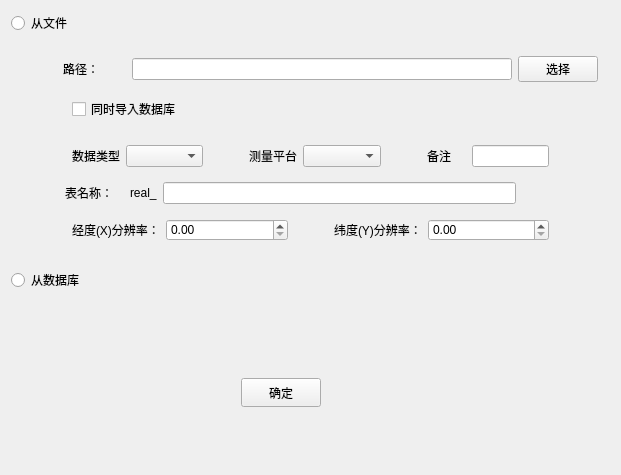
<?xml version="1.0" encoding="UTF-8"?>
<ui version="4.0">
 <class>ImportForm</class>
 <widget class="QWidget" name="ImportForm">
  <property name="geometry">
   <rect>
    <x>0</x>
    <y>0</y>
    <width>621</width>
    <height>475</height>
   </rect>
  </property>
  <property name="windowTitle">
   <string>导入数据</string>
  </property>
  <property name="windowIcon">
   <iconset resource="icons.qrc">
    <normaloff>:/icons/import.svg</normaloff>:/icons/import.svg</iconset>
  </property>
  <layout class="QHBoxLayout" name="horizontalLayout_2">
   <item>
    <layout class="QVBoxLayout" name="verticalLayout" stretch="1,0,1,3">
     <item>
      <widget class="QRadioButton" name="radioButton_2">
       <property name="text">
        <string>从文件</string>
       </property>
      </widget>
     </item>
     <item>
      <widget class="QGroupBox" name="groupBox">
       <property name="styleSheet">
        <string notr="true">QGroupBox#groupBox{padding-top:15px; 
margin-top:-15px;
border: 0px solid transparent;}</string>
       </property>
       <property name="title">
        <string/>
       </property>
       <layout class="QVBoxLayout" name="verticalLayout_2">
        <item>
         <layout class="QHBoxLayout" name="horizontalLayout" stretch="0,1,6,1">
          <property name="spacing">
           <number>6</number>
          </property>
          <property name="leftMargin">
           <number>0</number>
          </property>
          <property name="rightMargin">
           <number>0</number>
          </property>
          <item>
           <spacer name="horizontalSpacer_2">
            <property name="orientation">
             <enum>Qt::Horizontal</enum>
            </property>
            <property name="sizeHint" stdset="0">
             <size>
              <width>40</width>
              <height>20</height>
             </size>
            </property>
           </spacer>
          </item>
          <item>
           <widget class="QLabel" name="label">
            <property name="text">
             <string>路径：</string>
            </property>
           </widget>
          </item>
          <item>
           <widget class="QLineEdit" name="lineEdit_path">
            <property name="styleSheet">
             <string notr="true">border-color: rgb(0, 0, 0);</string>
            </property>
           </widget>
          </item>
          <item>
           <widget class="QPushButton" name="pushButton_choose">
            <property name="text">
             <string>选择</string>
            </property>
           </widget>
          </item>
         </layout>
        </item>
        <item>
         <widget class="QWidget" name="shujuku" native="true">
          <layout class="QHBoxLayout" name="horizontalLayout_4" stretch="0,0,0">
           <item>
            <spacer name="horizontalSpacer_4">
             <property name="orientation">
              <enum>Qt::Horizontal</enum>
             </property>
             <property name="sizeType">
              <enum>QSizePolicy::Minimum</enum>
             </property>
             <property name="sizeHint" stdset="0">
              <size>
               <width>40</width>
               <height>20</height>
              </size>
             </property>
            </spacer>
           </item>
           <item>
            <widget class="QCheckBox" name="checkBox">
             <property name="text">
              <string>同时导入数据库</string>
             </property>
            </widget>
           </item>
           <item>
            <spacer name="horizontalSpacer_5">
             <property name="orientation">
              <enum>Qt::Horizontal</enum>
             </property>
             <property name="sizeHint" stdset="0">
              <size>
               <width>40</width>
               <height>20</height>
              </size>
             </property>
            </spacer>
           </item>
          </layout>
         </widget>
        </item>
        <item>
         <widget class="QWidget" name="shuxing" native="true">
          <layout class="QHBoxLayout" name="horizontalLayout_5" stretch="0,1,2,0,1,2,0,1,2,0">
           <item>
            <spacer name="horizontalSpacer_11">
             <property name="orientation">
              <enum>Qt::Horizontal</enum>
             </property>
             <property name="sizeHint" stdset="0">
              <size>
               <width>40</width>
               <height>20</height>
              </size>
             </property>
            </spacer>
           </item>
           <item>
            <widget class="QLabel" name="label_4">
             <property name="text">
              <string>数据类型</string>
             </property>
            </widget>
           </item>
           <item>
            <widget class="QComboBox" name="comboBox_datatype">
             <property name="currentText">
              <string/>
             </property>
             <property name="currentIndex">
              <number>-1</number>
             </property>
            </widget>
           </item>
           <item>
            <spacer name="horizontalSpacer_6">
             <property name="orientation">
              <enum>Qt::Horizontal</enum>
             </property>
             <property name="sizeHint" stdset="0">
              <size>
               <width>40</width>
               <height>20</height>
              </size>
             </property>
            </spacer>
           </item>
           <item>
            <widget class="QLabel" name="label_5">
             <property name="text">
              <string>测量平台</string>
             </property>
            </widget>
           </item>
           <item>
            <widget class="QComboBox" name="comboBox_platform"/>
           </item>
           <item>
            <spacer name="horizontalSpacer_7">
             <property name="orientation">
              <enum>Qt::Horizontal</enum>
             </property>
             <property name="sizeHint" stdset="0">
              <size>
               <width>40</width>
               <height>20</height>
              </size>
             </property>
            </spacer>
           </item>
           <item>
            <widget class="QLabel" name="label_6">
             <property name="text">
              <string>备注</string>
             </property>
            </widget>
           </item>
           <item>
            <widget class="QLineEdit" name="lineEdit_3"/>
           </item>
           <item>
            <spacer name="horizontalSpacer_12">
             <property name="orientation">
              <enum>Qt::Horizontal</enum>
             </property>
             <property name="sizeHint" stdset="0">
              <size>
               <width>40</width>
               <height>20</height>
              </size>
             </property>
            </spacer>
           </item>
          </layout>
         </widget>
        </item>
        <item>
         <layout class="QHBoxLayout" name="horizontalLayout_3" stretch="0,1,0,6,1">
          <property name="spacing">
           <number>6</number>
          </property>
          <property name="leftMargin">
           <number>2</number>
          </property>
          <property name="rightMargin">
           <number>2</number>
          </property>
          <item>
           <spacer name="horizontalSpacer_3">
            <property name="orientation">
             <enum>Qt::Horizontal</enum>
            </property>
            <property name="sizeHint" stdset="0">
             <size>
              <width>40</width>
              <height>20</height>
             </size>
            </property>
           </spacer>
          </item>
          <item>
           <widget class="QLabel" name="label_2">
            <property name="text">
             <string>表名称：</string>
            </property>
           </widget>
          </item>
          <item>
           <widget class="QLabel" name="label_3">
            <property name="sizePolicy">
             <sizepolicy hsizetype="Expanding" vsizetype="Preferred">
              <horstretch>0</horstretch>
              <verstretch>0</verstretch>
             </sizepolicy>
            </property>
            <property name="text">
             <string>real_</string>
            </property>
           </widget>
          </item>
          <item>
           <widget class="QLineEdit" name="lineEdit_tablename">
            <property name="sizePolicy">
             <sizepolicy hsizetype="Expanding" vsizetype="Fixed">
              <horstretch>0</horstretch>
              <verstretch>0</verstretch>
             </sizepolicy>
            </property>
            <property name="maxLength">
             <number>20</number>
            </property>
           </widget>
          </item>
          <item>
           <spacer name="horizontalSpacer">
            <property name="orientation">
             <enum>Qt::Horizontal</enum>
            </property>
            <property name="sizeType">
             <enum>QSizePolicy::Minimum</enum>
            </property>
            <property name="sizeHint" stdset="0">
             <size>
              <width>80</width>
              <height>20</height>
             </size>
            </property>
           </spacer>
          </item>
         </layout>
        </item>
        <item>
         <widget class="QWidget" name="widget_dxdy" native="true">
          <property name="minimumSize">
           <size>
            <width>0</width>
            <height>0</height>
           </size>
          </property>
          <layout class="QHBoxLayout" name="horizontalLayout_6" stretch="0,1,6,0,1,6,0">
           <item>
            <spacer name="horizontalSpacer_8">
             <property name="orientation">
              <enum>Qt::Horizontal</enum>
             </property>
             <property name="sizeHint" stdset="0">
              <size>
               <width>40</width>
               <height>20</height>
              </size>
             </property>
            </spacer>
           </item>
           <item>
            <widget class="QLabel" name="label_7">
             <property name="text">
              <string>经度(X)分辨率：</string>
             </property>
            </widget>
           </item>
           <item>
            <widget class="QDoubleSpinBox" name="doubleSpinBox_x"/>
           </item>
           <item>
            <spacer name="horizontalSpacer_10">
             <property name="orientation">
              <enum>Qt::Horizontal</enum>
             </property>
             <property name="sizeHint" stdset="0">
              <size>
               <width>40</width>
               <height>20</height>
              </size>
             </property>
            </spacer>
           </item>
           <item>
            <widget class="QLabel" name="label_8">
             <property name="text">
              <string>纬度(Y)分辨率：</string>
             </property>
            </widget>
           </item>
           <item>
            <widget class="QDoubleSpinBox" name="doubleSpinBox_y"/>
           </item>
           <item>
            <spacer name="horizontalSpacer_9">
             <property name="orientation">
              <enum>Qt::Horizontal</enum>
             </property>
             <property name="sizeHint" stdset="0">
              <size>
               <width>40</width>
               <height>20</height>
              </size>
             </property>
            </spacer>
           </item>
          </layout>
         </widget>
        </item>
       </layout>
      </widget>
     </item>
     <item>
      <widget class="QRadioButton" name="radioButton">
       <property name="enabled">
        <bool>true</bool>
       </property>
       <property name="text">
        <string>从数据库</string>
       </property>
      </widget>
     </item>
     <item>
      <widget class="QGroupBox" name="groupBox_2">
       <property name="styleSheet">
        <string notr="true">QGroupBox#groupBox_2{padding-top:15px; 
margin-top:-15px;
border: 0px solid transparent;}</string>
       </property>
       <property name="title">
        <string/>
       </property>
       <widget class="QPushButton" name="pushButton_confirm">
        <property name="geometry">
         <rect>
          <x>230</x>
          <y>80</y>
          <width>80</width>
          <height>29</height>
         </rect>
        </property>
        <property name="text">
         <string>确定</string>
        </property>
       </widget>
      </widget>
     </item>
    </layout>
   </item>
  </layout>
 </widget>
 <resources>
  <include location="icons.qrc"/>
 </resources>
 <connections/>
</ui>
